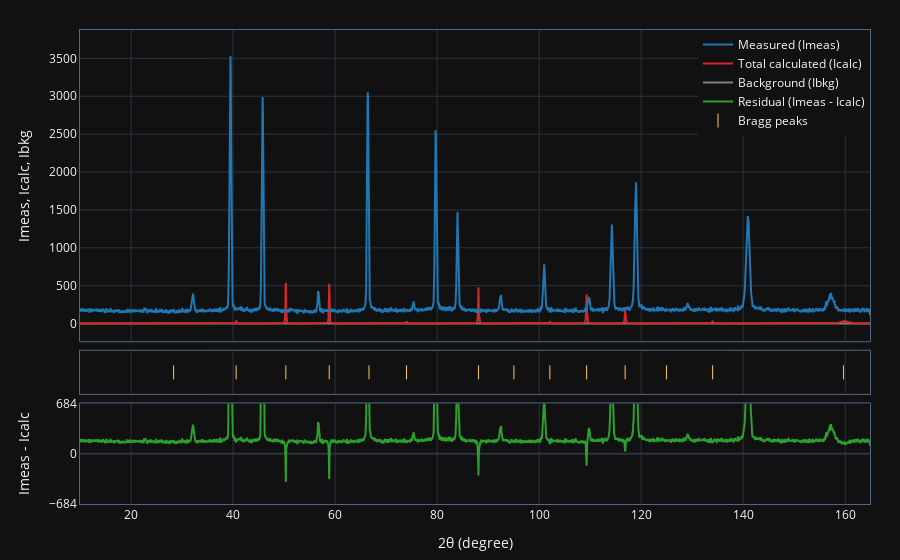

The notebook cell saved with this chart:
### Markdown cell above
# Analysis

### Code cell
# Display the analysis chart before setting initial parameter values
job.show_analysis_chart()

### Figure 1 — Plotly figure (JSON) as saved in the notebook; plotly's stock layout.template omitted (floating-point values rounded to 4 significant figures; data arrays with more than 128 entries replaced by an {"elided": "..."} marker saying what was removed)
{"data": [{"line": {"color": "#FECB52"}, "marker": {"line": {"width": 1}, "size": 10, "symbol": "line-ns-open"}, "mode": "markers", "name": "Bragg peaks", "x": [28.35, 40.6, 50.35, 58.85, 66.65, 74.0, 88.1, 95.05, 102.1, 109.3, 116.8, 125.0, 134.0, 159.7], "xaxis": "x2", "y": [0.0, 0.0, 0.0, 0.0, 0.0, 0.0, 0.0, 0.0, 0.0, 0.0, 0.0, 0.0, 0.0, 0.0], "yaxis": "y2", "type": "scatter"}, {"line": {"color": "rgb(44, 160, 44)"}, "mode": "lines", "name": "Residual (Imeas - Icalc)", "x": {"elided": "3098 float values"}, "xaxis": "x", "y": {"elided": "3098 float values"}, "yaxis": "y", "type": "scatter"}, {"line": {"color": "gray"}, "mode": "lines", "name": "Background (Ibkg)", "x": {"elided": "3098 float values"}, "xaxis": "x3", "y": {"elided": "3098 float values"}, "yaxis": "y3", "type": "scatter"}, {"line": {"color": "rgb(214, 39, 40)"}, "mode": "lines", "name": "Total calculated (Icalc)", "x": {"elided": "3098 float values"}, "xaxis": "x3", "y": {"elided": "3098 float values"}, "yaxis": "y3", "type": "scatter"}, {"line": {"color": "rgb(31, 119, 180)"}, "mode": "lines", "name": "Measured (Imeas)", "x": {"elided": "3098 float values"}, "xaxis": "x3", "y": {"elided": "3098 float values"}, "yaxis": "y3", "type": "scatter"}, {"fill": "tonexty", "fillcolor": "rgba(31, 119, 180, 0.3)", "hoverinfo": "skip", "line": {"width": 0}, "mode": "lines", "showlegend": false, "x": {"elided": "3098 float values"}, "xaxis": "x3", "y": {"elided": "3098 float values"}, "yaxis": "y3", "type": "scatter"}, {"hoverinfo": "skip", "line": {"width": 0}, "mode": "lines", "showlegend": false, "x": {"elided": "3098 float values"}, "xaxis": "x3", "y": {"elided": "3098 float values"}, "yaxis": "y3", "type": "scatter"}], "layout": {"legend": {"x": 1.0, "xanchor": "right", "y": 1.0, "yanchor": "top"}, "margin": {"autoexpand": true, "b": 45, "r": 30, "t": 30}, "xaxis": {"anchor": "y", "mirror": true, "range": [10.0, 164.8], "showline": true, "title": {"text": "2θ (degree)"}, "zeroline": false}, "yaxis": {"domain": [0, 0.2122], "mirror": true, "range": [-684.6, 684.6], "showgrid": false, "showline": true, "tickvals": [-684, 0, 684], "title": {"text": "Imeas - Icalc"}}, "xaxis2": {"anchor": "y2", "mirror": true, "range": [10.0, 164.8], "showline": true, "showticklabels": false, "zeroline": false}, "xaxis3": {"anchor": "y3", "mirror": true, "range": [10.0, 164.8], "showline": true, "showticklabels": false, "zeroline": false}, "yaxis2": {"domain": [0.2322, 0.3233], "mirror": true, "showgrid": false, "showline": true, "showticklabels": false, "zeroline": false}, "yaxis3": {"domain": [0.3433, 1], "mirror": true, "range": [-233.3, 3874.0], "showline": true, "title": {"text": "Imeas, Icalc, Ibkg"}, "zeroline": false}}}
